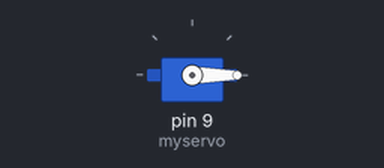
Recording of a sketch running on a simulated Arduino Uno, built with avr-gcc and run on an emulated ATmega328P. Shown: servo.

Above: at 0.05 s.
Timing chart, 0 to 4.6 s (numbered marks = the images above):
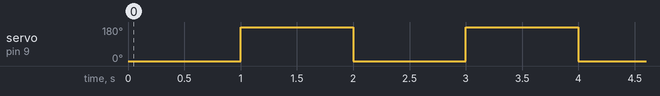

The sketch:

variar_velocidad_360.ino
```cpp
#include <Servo.h>

Servo myservo;  // crea el objeto servo

int vel = 0;    // velocidad del servo

void setup() {
   myservo.attach(9);  // vincula el servo al pin digital 9
}

void loop() {
 myservo.write(0);
 delay(1000);
 myservo.write(180);
 delay(1000);

}
```

Measured:
- by itself, servo on pin 9 (myservo): alternates 180° for 1.0 s and 0° for 1.0 s
